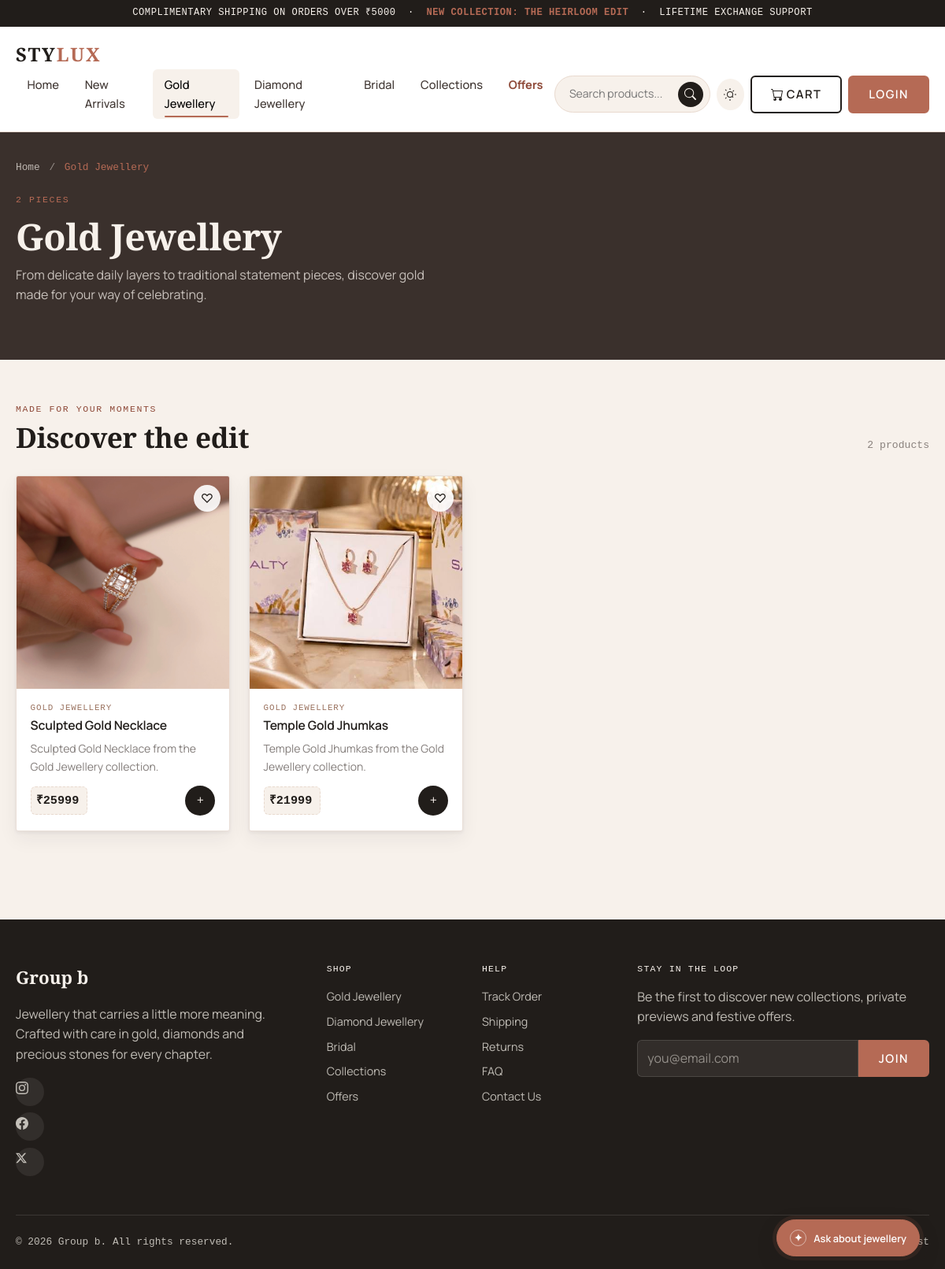
Screenshot of /gold-jewellery/ with the database file from the repository.
### core/models.py (models this page shows, shortened)
class Category(models.Model):
    name = models.CharField(max_length=100, unique=True)
    slug = models.SlugField(max_length=100, unique=True, blank=True, null=True)
    image = models.ImageField(upload_to="Media/", blank=True, null=True)
    description = models.TextField(blank=True)
    created_at = models.DateTimeField(auto_now_add=True)
    class Meta:
        db_table = "core_category_choices"

class Product(models.Model):
    name = models.CharField(max_length=160)
    category = models.ForeignKey(Category, related_name="products", on_delete=models.CASCADE)
    price = models.DecimalField(max_digits=12, decimal_places=2)
    image_url = models.ImageField(upload_to="Media/", blank=True, null=True)
    description = models.TextField(blank=True)
    is_featured = models.BooleanField(default=False)
    is_active = models.BooleanField(default=True)
    created_at = models.DateTimeField(auto_now_add=True)
    class Meta:
        ordering = ("-is_featured", "-created_at", "name")
    @property
    def local_image_url(self):
        if not self.image_url or not self.image_url.name:
            return ""
        media_root = Path(settings.MEDIA_ROOT).resolve()
        try:
            image_path = Path(self.image_url.path).resolve()
            image_path.relative_to(media_root)
        except (ValueError, OSError):
            return ""
        return self.image_url.url if image_path.is_file() else ""

### core/views.py (the view)
# urls.py: path('gold-jewellery/', gold_jewellery, name="gold_jewellery"),
def gold_jewellery(request):
    return render(request, "gold_jewellery.html", _catalog_context("gold_jewellery"))

### core/views.py (called while the page is built)
def _active_products(category_slug=None):
    products = Product.objects.filter(is_active=True)
    if category_slug:
        aliases = CATEGORY_SLUG_ALIASES.get(category_slug, [category_slug])
        products = products.filter(
            Q(category__slug__in=aliases)
            | Q(category__name__iexact=aliases[0].replace("_jewellery", ""))
            | Q(category__name__icontains=aliases[0].split("_")[0])
        )
    return products

def _catalog_context(category_slug=None):
    return {"products": _active_products(category_slug)}

### core/templates/gold_jewellery.html
{% include "catalog_page.html" with page_key="gold_jewellery" page_title="Gold Jewellery" page_description="From delicate daily layers to traditional statement pieces, discover gold made for your way of celebrating." %}

### core/templates/catalog_page.html (shortened to what this page needs)
<!DOCTYPE html>
{% load static %}
<html lang="en">
<head>
<link href="https://cdn.jsdelivr.net/npm/bootstrap@5.3.3/dist/css/bootstrap.min.css" rel="stylesheet">
<link rel="stylesheet" href="{% static "css/style.css" %}?v=5">
</head>
<body data-page="{{ page_key }}">
{% include "navbar.html" %}
<section class="cat-hero">
  <div class="container-shop" data-parallax="0.06">
    <nav class="breadcrumb-shop mb-3" style="font-family: var(--font-mono); font-size:.8rem;">
      <a href="{% url "home" %}">Home</a> <span class="mx-1" style="opacity:.5;">/</span> <span class="current">{{ page_title }}</span>
    </nav>
    <span class="eyebrow">{{ products|length }} pieces</span>
    <h1 class="mt-2 mb-2">{{ page_title }}</h1>
    <p style="opacity:.75; max-width: 560px;">{{ page_description }}</p>
  </div>
</section>
<section class="py-5 reveal-on-scroll" data-reveal="scale">
  <div class="container-shop">
    <div class="section-head">
      <div>
        <span class="eyebrow">Made for your moments</span>
        <h2>Discover the edit</h2>
      </div>
      <span style="font-family: var(--font-mono); font-size:.82rem; opacity:.6;">{{ products|length }} products</span>
    </div>
    {% if products %}
    <div class="row g-4">
      {% for product in products %}
        {% include "product_card.html" with product=product %}
      {% endfor %}
    </div>
    {% endif %}
  </div>
</section>
{% include "footer.html" %}
{% include "ai_pop.html" %}
<div id="cartToastWrap" class="toast-container position-fixed bottom-0 end-0 p-3"></div>
</body>
</html>

### core/templates/product_card.html
{% load static %}
<div class="col-6 col-md-4 col-lg-3 reveal-on-scroll" data-reveal="scale">
  <div class="product-card" data-product data-id="{{ product.pk }}" data-name="{{ product.name }}" data-price="{{ product.price }}"{% if product.local_image_url %} data-image="{{ product.local_image_url }}"{% endif %} data-category="{{ product.category.name }}">
    <div class="product-media">
      <button class="wishlist-btn" type="button" aria-label="Add {{ product.name }} to wishlist">♡</button>
      {% if product.local_image_url %}<img src="{{ product.local_image_url }}" alt="{{ product.name }}" loading="lazy">{% endif %}
    </div>
    <div class="product-body">
      <div class="product-cat">{{ product.category.name }}</div>
      <h3 class="product-name">{{ product.name }}</h3>
      {% if product.description %}<p class="small mb-2" style="opacity:.65;">{{ product.description|truncatechars:68 }}</p>{% endif %}
      <div class="product-footer">
        <span class="swing-tag">₹{{ product.price|floatformat:0 }}{% if product.original_price %} <span class="was">₹{{ product.original_price|floatformat:0 }}</span>{% endif %}</span>
        <button class="add-cart-btn" type="button" data-add-to-cart aria-label="Add {{ product.name }} to cart">+</button>
      </div>
    </div>
  </div>
</div>

### rows the page displays
Category: name "Gold Jewellery"
Product: local_image_url (picture), category.name "GOLD JEWELLERY", name "Sculpted Gold Necklace", description "Sculpted Gold Necklace from the Gold Jewellery collection.", price "25999"
Product: local_image_url (picture), category.name "GOLD JEWELLERY", name "Temple Gold Jhumkas", description "Temple Gold Jhumkas from the Gold Jewellery collection.", price "21999"

### other values shown
{{ products|length }} "2"
{{ page_description }} "From delicate daily layers to traditional statement pieces, discover gold made for your way of celebrating."
